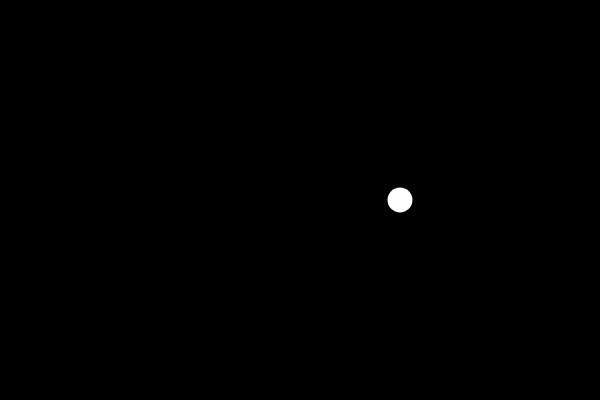
Frame 1 (no input)
Frame 60 (no input): identical to frame 1, image omitted
Frame 120 (the mouse pressed at the canvas centre since frame 60): identical to frame 1, image omitted

The p5.js sketch that drew this single still picture (run headless with seeded random() and noise() and a simulated clock; from frame 60 on, the mouse is pressed at the canvas centre):

// p5.js sketch
// ── sketch.js
let thetaX;
let thetaY;
let r = 100;

function setup(){
  createCanvas(600, 400);
  angleMode(DEGREES);

  noStroke();
  fill(255);
}

function draw(){
  background(0);
  thetaX = map(mouseX, 0, width, 0, 720);
  let ballX = width/2 + r * cos(thetaX);
  let ballY = height/2 + r * sin(thetaX);
  ellipse(ballX, ballY, 25, 25);
}


function keyReleased(){
}

function keyPressed(){
}
